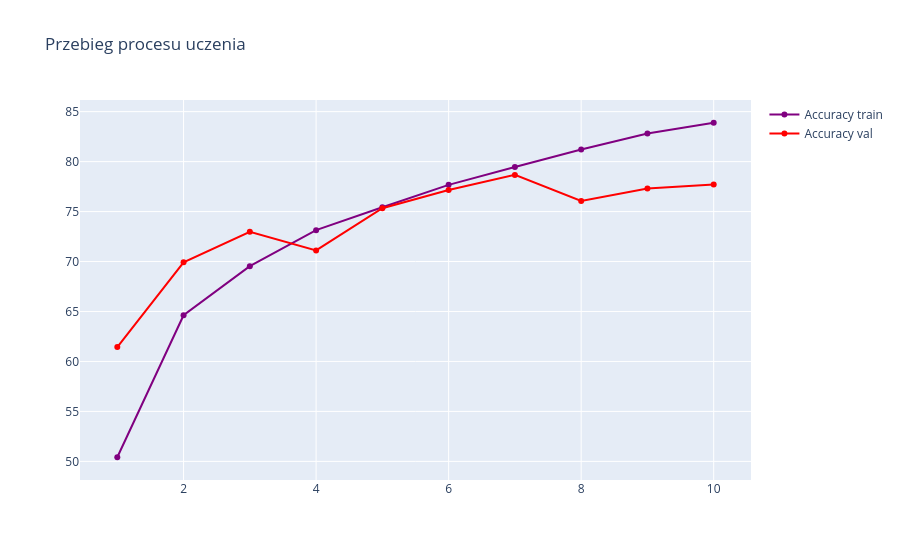

Write notebook code for a chart like this one.
### Code cell
plot(h_train, h_test)

### Figure 1 — Plotly figure (JSON) as saved in the notebook; plotly's stock layout.template omitted (floating-point values rounded to 4 significant figures)
{"data": [{"line": {"color": "purple"}, "name": "Accuracy train", "type": "scatter", "x": [1, 2, 3, 4, 5, 6, 7, 8, 9, 10], "y": [50.41, 64.62, 69.54, 73.14, 75.43, 77.67, 79.46, 81.21, 82.8, 83.89]}, {"line": {"color": "red"}, "name": "Accuracy val", "type": "scatter", "x": [1, 2, 3, 4, 5, 6, 7, 8, 9, 10], "y": [61.44, 69.92, 72.97, 71.11, 75.34, 77.15, 78.67, 76.06, 77.3, 77.71]}], "layout": {"title": {"text": "Przebieg procesu uczenia"}}}
